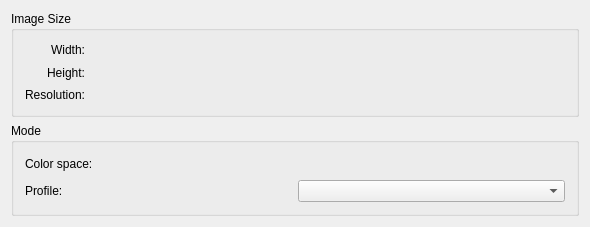
<ui version="4.0" >
 <class>WdgImageProperties</class>
 <widget class="QWidget" name="WdgImageProperties" >
  <property name="geometry" >
   <rect>
    <x>0</x>
    <y>0</y>
    <width>590</width>
    <height>227</height>
   </rect>
  </property>
  <property name="windowTitle" >
   <string>New Image</string>
  </property>
  <layout class="QVBoxLayout" >
   <item>
    <widget class="QGroupBox" name="grpImage" >
     <property name="title" >
      <string>Image Size</string>
     </property>
     <layout class="QHBoxLayout" >
      <item>
       <layout class="QVBoxLayout" >
        <item>
         <widget class="QLabel" name="lblWidth" >
          <property name="text" >
           <string>Width:</string>
          </property>
          <property name="alignment" >
           <set>Qt::AlignRight|Qt::AlignTrailing|Qt::AlignVCenter</set>
          </property>
         </widget>
        </item>
        <item>
         <widget class="QLabel" name="lblHeight" >
          <property name="text" >
           <string>Height:</string>
          </property>
          <property name="alignment" >
           <set>Qt::AlignRight|Qt::AlignTrailing|Qt::AlignVCenter</set>
          </property>
          <property name="buddy" >
           <cstring></cstring>
          </property>
         </widget>
        </item>
        <item>
         <widget class="QLabel" name="lblResolution" >
          <property name="text" >
           <string>Resolution:</string>
          </property>
          <property name="alignment" >
           <set>Qt::AlignRight|Qt::AlignTrailing|Qt::AlignVCenter</set>
          </property>
         </widget>
        </item>
       </layout>
      </item>
      <item>
       <layout class="QVBoxLayout" >
        <item>
         <widget class="QLabel" name="lblWidthValue" >
          <property name="text" >
           <string/>
          </property>
         </widget>
        </item>
        <item>
         <widget class="QLabel" name="lblHeightValue" >
          <property name="text" >
           <string/>
          </property>
         </widget>
        </item>
        <item>
         <widget class="QLabel" name="lblResolutionValue" >
          <property name="text" >
           <string/>
          </property>
         </widget>
        </item>
       </layout>
      </item>
      <item>
       <spacer>
        <property name="orientation" >
         <enum>Qt::Horizontal</enum>
        </property>
        <property name="sizeType" >
         <enum>QSizePolicy::Expanding</enum>
        </property>
        <property name="sizeHint" >
         <size>
          <width>191</width>
          <height>61</height>
         </size>
        </property>
       </spacer>
      </item>
     </layout>
    </widget>
   </item>
   <item>
    <widget class="QGroupBox" name="grpMode" >
     <property name="title" >
      <string>Mode</string>
     </property>
     <layout class="QGridLayout" >
      <property name="leftMargin" >
       <number>11</number>
      </property>
      <property name="topMargin" >
       <number>11</number>
      </property>
      <property name="rightMargin" >
       <number>11</number>
      </property>
      <property name="bottomMargin" >
       <number>11</number>
      </property>
      <property name="horizontalSpacing" >
       <number>6</number>
      </property>
      <property name="verticalSpacing" >
       <number>6</number>
      </property>
      <item row="0" column="0" >
       <widget class="QLabel" name="lblColorSpaces" >
        <property name="text" >
         <string>Color space:</string>
        </property>
        <property name="buddy" >
         <cstring>cmbColorSpaces</cstring>
        </property>
       </widget>
      </item>
      <item row="0" column="1" >
       <widget class="KisCmbIDList" native="1" name="cmbColorSpaces" />
      </item>
      <item row="1" column="1" >
       <widget class="SqueezedComboBox" name="cmbProfile" />
      </item>
      <item row="1" column="0" >
       <widget class="QLabel" name="lblProfiles" >
        <property name="text" >
         <string>Profile:</string>
        </property>
        <property name="buddy" >
         <cstring>cmbProfile</cstring>
        </property>
       </widget>
      </item>
     </layout>
    </widget>
   </item>
  </layout>
 </widget>
 <layoutdefault spacing="6" margin="11" />
 <customwidgets>
  <customwidget>
   <class>KisCmbIDList</class>
   <extends>QWidget</extends>
   <header>widgets/kis_cmb_idlist.h</header>
  </customwidget>
  <customwidget>
   <class>SqueezedComboBox</class>
   <extends>QComboBox</extends>
   <header>widgets/squeezedcombobox.h</header>
  </customwidget>
 </customwidgets>
 <tabstops>
  <tabstop>cmbColorSpaces</tabstop>
  <tabstop>cmbProfile</tabstop>
 </tabstops>
 <resources/>
 <connections/>
</ui>
